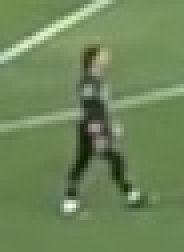
#> input picture data/cropped_images/gk_1.jpg, 46 x 63 px (shown 4 times larger)
$ jupyter execute color_assignment.ipynb
#> lines starting #> are read from the running program, lines starting #| are printed output that depends on the picture
[cell 1]
import cv2
import matplotlib.pyplot as plt
import numpy as np
from sklearn.cluster import KMeans

# Load the cropped player image

[cell 2]
image_path = "../data/cropped_images/gk_1.jpg"
image = cv2.imread(image_path)
#> image is the input picture: shape (63, 46, 3); mean B, G, R 90, 133.6, 109.6
image = cv2.cvtColor(image, cv2.COLOR_BGR2RGB)

[cell 3]
plt.imshow(image)
plt.show()

# Take top half of the image

[cell 4]
top_half_image = image[0: int(image.shape[0] / 2), :]
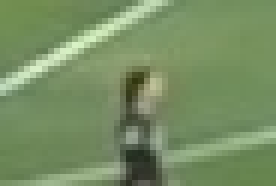
#> top_half_image: shape (31, 46, 3) (shown 6 times larger); mean R, G, B 119, 142.7, 99.2
plt.imshow(top_half_image)
plt.show()

# Cluster the image into 2 clusters

[cell 5]
# Resize the image into 2d array
image_2d = top_half_image.reshape(-1, 3)
#> image_2d = 1426 rows, first 8: [115, 143, 82], [114, 142, 81], [113, 141, 80], [113, 141, 80], [113, 141, 80], [113, 141, 80], [113, 141, 80], [114, 142, 81]

# Perform KMeans clustering with 2 clusters
kmeans = KMeans(n_clusters=2, random_state=42)
kmeans.fit(image_2d)

# Get the cluster labels
labels = kmeans.labels_

# reshape the labels into the original image shape
clustered_image = labels.reshape(top_half_image.shape[0], top_half_image.shape[1])

# Display the clustered image
plt.imshow(clustered_image)
plt.show()
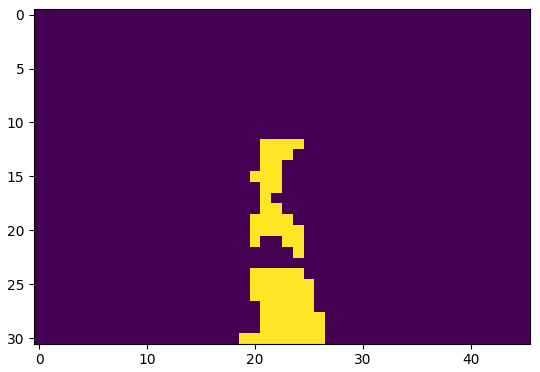
#> figure drawn by matplotlib, 1 panel

[cell 6]
corner_clusters = [clustered_image[0, 0], clustered_image[0, -1], clustered_image[-1, 0], clustered_image[-1, -1]]
#> corner_clusters = [0, 0, 0, 0]
non_player_cluster = max(set(corner_clusters), key=corner_clusters.count)
#> non_player_cluster = 0
print(f"Non player cluster: {non_player_cluster}")
#| Non player cluster: 0

[cell 7]
player_cluster = 1 - non_player_cluster
#> player_cluster = 1
print(f"Player cluster: {player_cluster}")
#| Player cluster: 1

[cell 8]
kmeans.cluster_centers_[player_cluster]
#> Out = [66.56, 73.79, 53.12]
